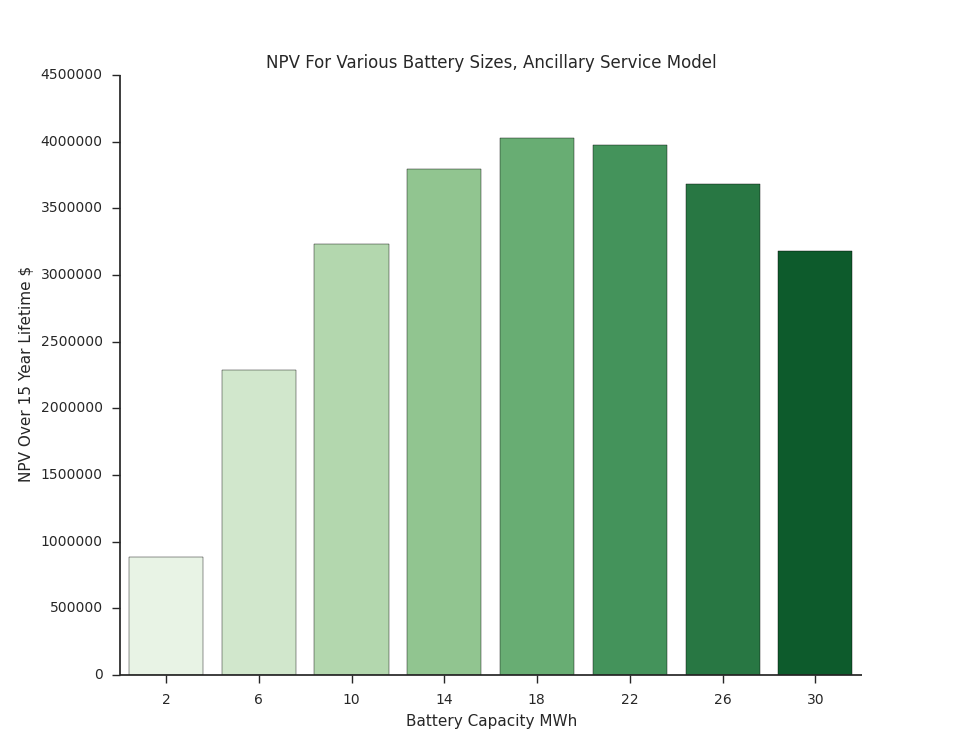

This chart was generated by the following Python code:
#Testing the NPV of cashflows for the battery storage system
#Results from Model 3 are input here so we don't re-run the model
import matplotlib.pyplot as plt
import pylab as pl
import seaborn as sns
import numpy as np

rev = [2194591.18, 2379592.15, 2564593.13, 2749594.10,
         2934595.08, 3119596.06, 3304597.03, 3489598.01]

energy = [2,6,10,14,18,22,26,30] #MWhr
#power is easily determined now because I fixed the transactions

#constants--
base = 2102090.69 # base-case revenue (no storage), model 1
cost = 500   #$/kWh (http://www.greenbiz.com/article/crunching-economics-teslas-energy-storage-solution)
dr = 0.10 #assumed a discount rate of 10%

#lifetime depends on how we cycle it, assuming once per day, 5000 cycle life
life = 15 #assumes 1 cycle per day every day

npvs = []
npvmod = []
for i in range(len(rev)):
    print i
    npv = 0 - (cost*energy[i]*1000)
    addcash = rev[i]-base #cash added on top of normal ops
    #npvmod.append(np.npv(0.1,rev[i]))
    
    for j in range(1,life+1):
        npv = npv + (addcash)/((1+dr)**j)
    
    npvs.append(npv)
    print npvs


sns.set_style("ticks")
sns.barplot(energy,npvs,palette="Greens")
sns.despine()
plt.xlabel('Battery Capacity MWh')
plt.ylabel('NPV Over 15 Year Lifetime $')
plt.title('NPV For Various Battery Sizes, Ancillary Service Model')
sns.plt.show()
'''
plt.plot(npvmod,energy)
sns.plt.show()
'''
